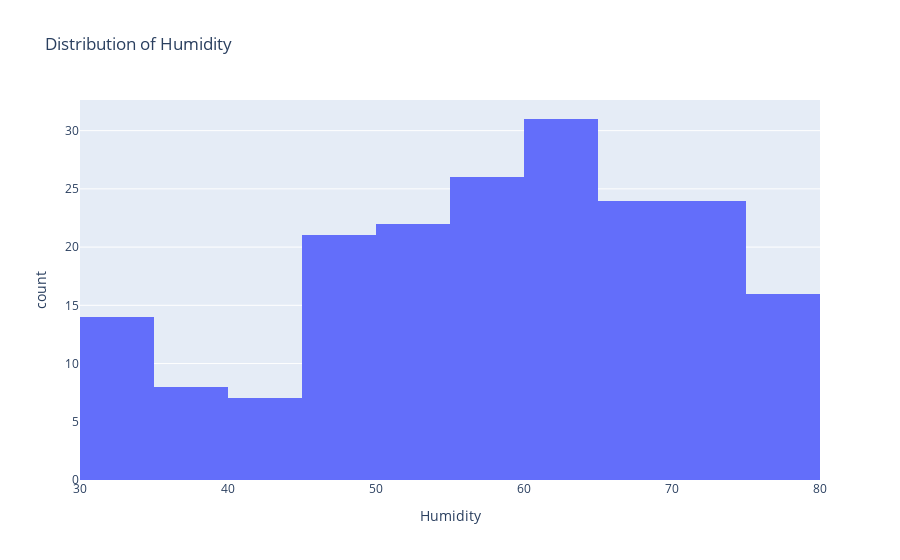

The code cell stored with this chart in its notebook:
### Code cell
fig=px.histogram(df,x="Humidity",title="Distribution of Humidity")
fig.show()

### Figure 1 — Plotly figure (JSON) as saved in the notebook; plotly's stock layout.template omitted (floating-point values rounded to 4 significant figures; data arrays with more than 128 entries replaced by an {"elided": "..."} marker saying what was removed)
{"data": [{"alignmentgroup": "True", "bingroup": "x", "hovertemplate": "Humidity=%{x}<br>count=%{y}<extra></extra>", "legendgroup": "", "marker": {"color": "#636efa", "pattern": {"shape": ""}}, "name": "", "offsetgroup": "", "orientation": "v", "showlegend": false, "type": "histogram", "x": {"elided": "193 float values"}, "xaxis": "x", "yaxis": "y"}], "layout": {"barmode": "relative", "legend": {"tracegroupgap": 0}, "title": {"text": "Distribution of Humidity"}, "xaxis": {"anchor": "y", "domain": [0, 1], "title": {"text": "Humidity"}}, "yaxis": {"anchor": "x", "domain": [0, 1], "title": {"text": "count"}}}}
